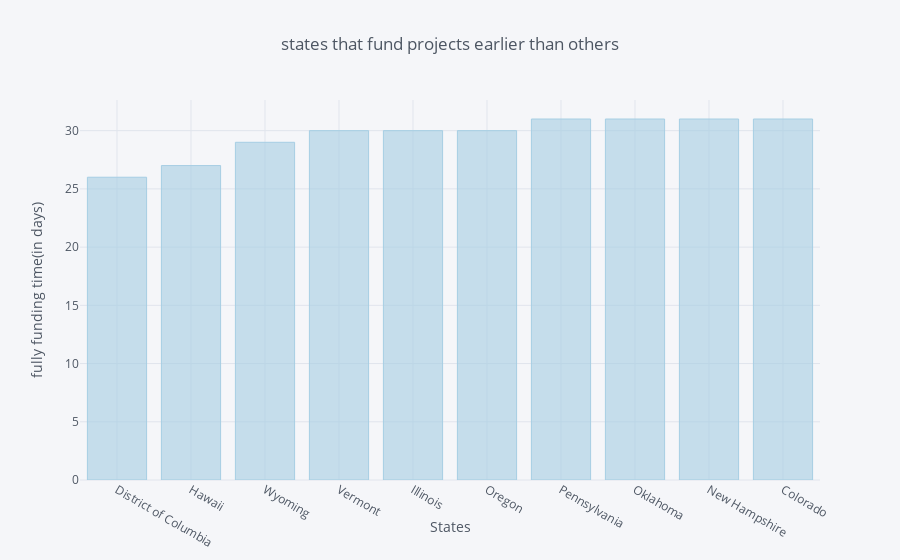

The notebook cell saved with this chart:
### Code cell
fast_funding = fast[fast<32].sort_values().head(10)
fast_funding.iplot(kind='bar' , xTitle='States' , yTitle='fully funding time(in days)',
                  title='states that fund projects earlier than others',
                  colorscale='paired')

### Figure 1 — Plotly figure (JSON) as saved in the notebook; plotly's stock layout.template omitted (floating-point values rounded to 4 significant figures)
{"data": [{"marker": {"color": "rgba(166, 206, 227, 0.6)", "line": {"color": "rgba(166, 206, 227, 1.0)", "width": 1}}, "name": "Funding Time", "orientation": "v", "text": "", "type": "bar", "uid": "a2b1973a-32aa-405c-873a-f9551b75acf1", "x": ["District of Columbia", "Hawaii", "Wyoming", "Vermont", "Illinois", "Oregon", "Pennsylvania", "Oklahoma", "New Hampshire", "Colorado"], "y": [26, 27, 29, 30, 30, 30, 31, 31, 31, 31]}], "layout": {"legend": {"bgcolor": "#F5F6F9", "font": {"color": "#4D5663"}}, "paper_bgcolor": "#F5F6F9", "plot_bgcolor": "#F5F6F9", "title": {"font": {"color": "#4D5663"}, "text": "states that fund projects earlier than others"}, "xaxis": {"gridcolor": "#E1E5ED", "showgrid": true, "tickfont": {"color": "#4D5663"}, "title": {"font": {"color": "#4D5663"}, "text": "States"}, "zerolinecolor": "#E1E5ED"}, "yaxis": {"gridcolor": "#E1E5ED", "showgrid": true, "tickfont": {"color": "#4D5663"}, "title": {"font": {"color": "#4D5663"}, "text": "fully funding time(in days)"}, "zerolinecolor": "#E1E5ED"}}}
